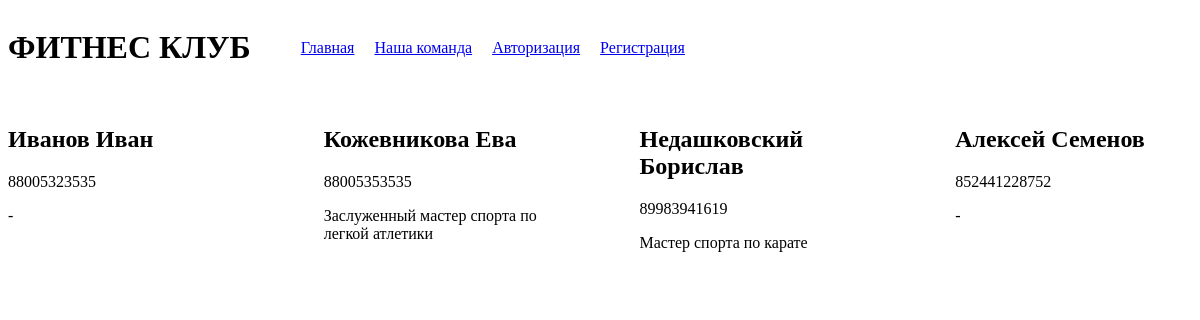
The page / on the database its author committed.
### tables this page shows
CREATE TABLE `users` (
  `id_user` int NOT NULL,
  `surname` varchar(50) NOT NULL,
  `name` varchar(50) NOT NULL,
  `patronymic` varchar(50) NOT NULL,
  `phone_number` varchar(12) NOT NULL,
  `password` varchar(150) NOT NULL,
  `date_birthday` date NOT NULL,
  `photo` varchar(200) NOT NULL,
  `gender` varchar(100) NOT NULL,
  `date_create` datetime NOT NULL,
  `achievements` varchar(500) NOT NULL,
  `role` int NOT NULL
);

### index.php (the view, shortened to what this page needs)
<?php
include("header.php");
?>
<?php
$con = mysqli_connect("localhost","root", "root", "fitnes");
$sql_query = "select surname, name, patronymic, photo, achievements, phone_number from users where role = 3";
$result = mysqli_query($con, $sql_query);
?>
<div class="cards">
    <?php
    while($trener = mysqli_fetch_array($result)){
    ?>
    <div class="card">
        <h2><?=$trener['surname']. " " .$trener['name']?></h2>
        <p><?=$trener['phone_number']?></p>
        <p><?=$trener['achievements']?></p>
    </div>
    <?php
    }
    ?>
</div>

### header.php (shortened to what this page needs)
<!DOCTYPE html>
<html lang="en">
<head>
    <link rel="stylesheet" href="style.css">
</head>
<body>
    <header>
        <div class="logo">
            <h1>ФИТНЕС КЛУБ</h1>
        </div>
        <nav>
            <a href="/">Главная</a>
            <a href="/">Наша команда</a>
            <?php
            if (empty($_SESSION)) {
                echo "<a href='/authorization.php'>Авторизация</a><a href='/registration.php'>Регистрация</a>";
            } else if ($_SESSION['role'] == 2) {
                echo "<a href='/editTrener.php'>Редактировать</a><a href='/addTrener.php'>Добавить</a><a href='/destroy.php'class='logout'>Выйти</a>";
            } else {
                echo "<a href='/account.php'class='account'>Личный кабинет</a><a href='/application.php'class='account'>Отправить заявку</a><a href='/applicationUser.php'>Ваши заявки</a><a href='/destroy.php'class='account'>Выйти</a>";
            }
            ?>
        </nav>
    </header>
</body>
</html>

### style.css (style rules this page uses)
.cards { display: flex; justify-content: space-between; }
.card { width: 20%; }
header { display: flex; align-items: center; }
header > nav { margin-left: 40px; }
header > nav > a { padding: 10px; }
nav { display: flex; align-items: center; }

### rows shown on the page
users: surname "Иванов", name "Иван", phone_number "88005323535", achievements "-"
users: surname "Кожевникова", name "Ева", phone_number "88005353535", achievements "Заслуженный мастер спорта по легкой атлетики"
users: surname "Недашковский", name "Борислав", phone_number "89983941619", achievements "Мастер спорта по карате"
users: surname "Алексей", name "Семенов", phone_number "852441228752", achievements "-"
